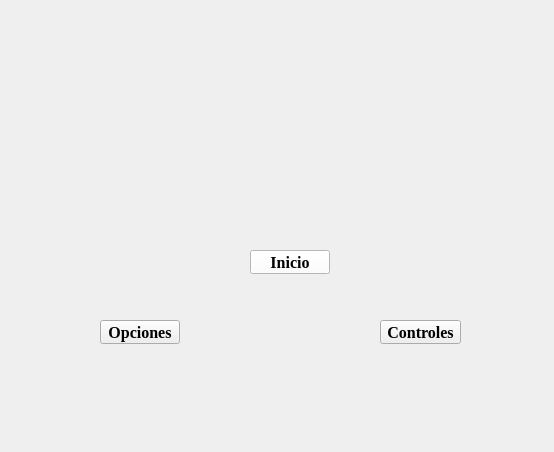
<?xml version="1.0" encoding="UTF-8"?>
<ui version="4.0">
 <class>Form</class>
 <widget class="QWidget" name="Form">
  <property name="geometry">
   <rect>
    <x>0</x>
    <y>0</y>
    <width>554</width>
    <height>452</height>
   </rect>
  </property>
  <property name="windowTitle">
   <string>Form</string>
  </property>
  <widget class="QLabel" name="BackgroundLbl">
   <property name="geometry">
    <rect>
     <x>0</x>
     <y>0</y>
     <width>561</width>
     <height>451</height>
    </rect>
   </property>
   <property name="text">
    <string/>
   </property>
   <property name="pixmap">
    <pixmap>resource/image/EscenariosBrightPNG/Battleground1.png</pixmap>
   </property>
   <property name="scaledContents">
    <bool>true</bool>
   </property>
  </widget>
  <widget class="QPushButton" name="MainBtn">
   <property name="geometry">
    <rect>
     <x>250</x>
     <y>250</y>
     <width>80</width>
     <height>24</height>
    </rect>
   </property>
   <property name="palette">
    <palette>
     <active>
      <colorrole role="WindowText">
       <brush brushstyle="SolidPattern">
        <color alpha="255">
         <red>0</red>
         <green>0</green>
         <blue>0</blue>
        </color>
       </brush>
      </colorrole>
      <colorrole role="Button">
       <brush brushstyle="SolidPattern">
        <color alpha="255">
         <red>255</red>
         <green>255</green>
         <blue>255</blue>
        </color>
       </brush>
      </colorrole>
      <colorrole role="Light">
       <brush brushstyle="SolidPattern">
        <color alpha="255">
         <red>255</red>
         <green>255</green>
         <blue>255</blue>
        </color>
       </brush>
      </colorrole>
      <colorrole role="Midlight">
       <brush brushstyle="SolidPattern">
        <color alpha="255">
         <red>255</red>
         <green>255</green>
         <blue>255</blue>
        </color>
       </brush>
      </colorrole>
      <colorrole role="Dark">
       <brush brushstyle="SolidPattern">
        <color alpha="255">
         <red>127</red>
         <green>127</green>
         <blue>127</blue>
        </color>
       </brush>
      </colorrole>
      <colorrole role="Mid">
       <brush brushstyle="SolidPattern">
        <color alpha="255">
         <red>170</red>
         <green>170</green>
         <blue>170</blue>
        </color>
       </brush>
      </colorrole>
      <colorrole role="Text">
       <brush brushstyle="SolidPattern">
        <color alpha="255">
         <red>0</red>
         <green>0</green>
         <blue>0</blue>
        </color>
       </brush>
      </colorrole>
      <colorrole role="BrightText">
       <brush brushstyle="SolidPattern">
        <color alpha="255">
         <red>255</red>
         <green>255</green>
         <blue>255</blue>
        </color>
       </brush>
      </colorrole>
      <colorrole role="ButtonText">
       <brush brushstyle="SolidPattern">
        <color alpha="255">
         <red>0</red>
         <green>0</green>
         <blue>0</blue>
        </color>
       </brush>
      </colorrole>
      <colorrole role="Base">
       <brush brushstyle="SolidPattern">
        <color alpha="255">
         <red>255</red>
         <green>255</green>
         <blue>255</blue>
        </color>
       </brush>
      </colorrole>
      <colorrole role="Window">
       <brush brushstyle="SolidPattern">
        <color alpha="255">
         <red>255</red>
         <green>255</green>
         <blue>255</blue>
        </color>
       </brush>
      </colorrole>
      <colorrole role="Shadow">
       <brush brushstyle="SolidPattern">
        <color alpha="255">
         <red>0</red>
         <green>0</green>
         <blue>0</blue>
        </color>
       </brush>
      </colorrole>
      <colorrole role="AlternateBase">
       <brush brushstyle="SolidPattern">
        <color alpha="255">
         <red>255</red>
         <green>255</green>
         <blue>255</blue>
        </color>
       </brush>
      </colorrole>
      <colorrole role="ToolTipBase">
       <brush brushstyle="SolidPattern">
        <color alpha="255">
         <red>255</red>
         <green>255</green>
         <blue>220</blue>
        </color>
       </brush>
      </colorrole>
      <colorrole role="ToolTipText">
       <brush brushstyle="SolidPattern">
        <color alpha="255">
         <red>0</red>
         <green>0</green>
         <blue>0</blue>
        </color>
       </brush>
      </colorrole>
      <colorrole role="PlaceholderText">
       <brush brushstyle="SolidPattern">
        <color alpha="127">
         <red>0</red>
         <green>0</green>
         <blue>0</blue>
        </color>
       </brush>
      </colorrole>
      <colorrole role="Accent">
       <brush brushstyle="SolidPattern">
        <color alpha="255">
         <red>255</red>
         <green>255</green>
         <blue>255</blue>
        </color>
       </brush>
      </colorrole>
     </active>
     <inactive>
      <colorrole role="WindowText">
       <brush brushstyle="SolidPattern">
        <color alpha="255">
         <red>0</red>
         <green>0</green>
         <blue>0</blue>
        </color>
       </brush>
      </colorrole>
      <colorrole role="Button">
       <brush brushstyle="SolidPattern">
        <color alpha="255">
         <red>255</red>
         <green>255</green>
         <blue>255</blue>
        </color>
       </brush>
      </colorrole>
      <colorrole role="Light">
       <brush brushstyle="SolidPattern">
        <color alpha="255">
         <red>255</red>
         <green>255</green>
         <blue>255</blue>
        </color>
       </brush>
      </colorrole>
      <colorrole role="Midlight">
       <brush brushstyle="SolidPattern">
        <color alpha="255">
         <red>255</red>
         <green>255</green>
         <blue>255</blue>
        </color>
       </brush>
      </colorrole>
      <colorrole role="Dark">
       <brush brushstyle="SolidPattern">
        <color alpha="255">
         <red>127</red>
         <green>127</green>
         <blue>127</blue>
        </color>
       </brush>
      </colorrole>
      <colorrole role="Mid">
       <brush brushstyle="SolidPattern">
        <color alpha="255">
         <red>170</red>
         <green>170</green>
         <blue>170</blue>
        </color>
       </brush>
      </colorrole>
      <colorrole role="Text">
       <brush brushstyle="SolidPattern">
        <color alpha="255">
         <red>0</red>
         <green>0</green>
         <blue>0</blue>
        </color>
       </brush>
      </colorrole>
      <colorrole role="BrightText">
       <brush brushstyle="SolidPattern">
        <color alpha="255">
         <red>255</red>
         <green>255</green>
         <blue>255</blue>
        </color>
       </brush>
      </colorrole>
      <colorrole role="ButtonText">
       <brush brushstyle="SolidPattern">
        <color alpha="255">
         <red>0</red>
         <green>0</green>
         <blue>0</blue>
        </color>
       </brush>
      </colorrole>
      <colorrole role="Base">
       <brush brushstyle="SolidPattern">
        <color alpha="255">
         <red>255</red>
         <green>255</green>
         <blue>255</blue>
        </color>
       </brush>
      </colorrole>
      <colorrole role="Window">
       <brush brushstyle="SolidPattern">
        <color alpha="255">
         <red>255</red>
         <green>255</green>
         <blue>255</blue>
        </color>
       </brush>
      </colorrole>
      <colorrole role="Shadow">
       <brush brushstyle="SolidPattern">
        <color alpha="255">
         <red>0</red>
         <green>0</green>
         <blue>0</blue>
        </color>
       </brush>
      </colorrole>
      <colorrole role="AlternateBase">
       <brush brushstyle="SolidPattern">
        <color alpha="255">
         <red>255</red>
         <green>255</green>
         <blue>255</blue>
        </color>
       </brush>
      </colorrole>
      <colorrole role="ToolTipBase">
       <brush brushstyle="SolidPattern">
        <color alpha="255">
         <red>255</red>
         <green>255</green>
         <blue>220</blue>
        </color>
       </brush>
      </colorrole>
      <colorrole role="ToolTipText">
       <brush brushstyle="SolidPattern">
        <color alpha="255">
         <red>0</red>
         <green>0</green>
         <blue>0</blue>
        </color>
       </brush>
      </colorrole>
      <colorrole role="PlaceholderText">
       <brush brushstyle="SolidPattern">
        <color alpha="127">
         <red>0</red>
         <green>0</green>
         <blue>0</blue>
        </color>
       </brush>
      </colorrole>
      <colorrole role="Accent">
       <brush brushstyle="SolidPattern">
        <color alpha="255">
         <red>255</red>
         <green>255</green>
         <blue>255</blue>
        </color>
       </brush>
      </colorrole>
     </inactive>
     <disabled>
      <colorrole role="WindowText">
       <brush brushstyle="SolidPattern">
        <color alpha="255">
         <red>127</red>
         <green>127</green>
         <blue>127</blue>
        </color>
       </brush>
      </colorrole>
      <colorrole role="Button">
       <brush brushstyle="SolidPattern">
        <color alpha="255">
         <red>255</red>
         <green>255</green>
         <blue>255</blue>
        </color>
       </brush>
      </colorrole>
      <colorrole role="Light">
       <brush brushstyle="SolidPattern">
        <color alpha="255">
         <red>255</red>
         <green>255</green>
         <blue>255</blue>
        </color>
       </brush>
      </colorrole>
      <colorrole role="Midlight">
       <brush brushstyle="SolidPattern">
        <color alpha="255">
         <red>255</red>
         <green>255</green>
         <blue>255</blue>
        </color>
       </brush>
      </colorrole>
      <colorrole role="Dark">
       <brush brushstyle="SolidPattern">
        <color alpha="255">
         <red>127</red>
         <green>127</green>
         <blue>127</blue>
        </color>
       </brush>
      </colorrole>
      <colorrole role="Mid">
       <brush brushstyle="SolidPattern">
        <color alpha="255">
         <red>170</red>
         <green>170</green>
         <blue>170</blue>
        </color>
       </brush>
      </colorrole>
      <colorrole role="Text">
       <brush brushstyle="SolidPattern">
        <color alpha="255">
         <red>127</red>
         <green>127</green>
         <blue>127</blue>
        </color>
       </brush>
      </colorrole>
      <colorrole role="BrightText">
       <brush brushstyle="SolidPattern">
        <color alpha="255">
         <red>255</red>
         <green>255</green>
         <blue>255</blue>
        </color>
       </brush>
      </colorrole>
      <colorrole role="ButtonText">
       <brush brushstyle="SolidPattern">
        <color alpha="255">
         <red>127</red>
         <green>127</green>
         <blue>127</blue>
        </color>
       </brush>
      </colorrole>
      <colorrole role="Base">
       <brush brushstyle="SolidPattern">
        <color alpha="255">
         <red>255</red>
         <green>255</green>
         <blue>255</blue>
        </color>
       </brush>
      </colorrole>
      <colorrole role="Window">
       <brush brushstyle="SolidPattern">
        <color alpha="255">
         <red>255</red>
         <green>255</green>
         <blue>255</blue>
        </color>
       </brush>
      </colorrole>
      <colorrole role="Shadow">
       <brush brushstyle="SolidPattern">
        <color alpha="255">
         <red>0</red>
         <green>0</green>
         <blue>0</blue>
        </color>
       </brush>
      </colorrole>
      <colorrole role="AlternateBase">
       <brush brushstyle="SolidPattern">
        <color alpha="255">
         <red>255</red>
         <green>255</green>
         <blue>255</blue>
        </color>
       </brush>
      </colorrole>
      <colorrole role="ToolTipBase">
       <brush brushstyle="SolidPattern">
        <color alpha="255">
         <red>255</red>
         <green>255</green>
         <blue>220</blue>
        </color>
       </brush>
      </colorrole>
      <colorrole role="ToolTipText">
       <brush brushstyle="SolidPattern">
        <color alpha="255">
         <red>0</red>
         <green>0</green>
         <blue>0</blue>
        </color>
       </brush>
      </colorrole>
      <colorrole role="PlaceholderText">
       <brush brushstyle="SolidPattern">
        <color alpha="127">
         <red>127</red>
         <green>127</green>
         <blue>127</blue>
        </color>
       </brush>
      </colorrole>
      <colorrole role="Accent">
       <brush brushstyle="SolidPattern">
        <color alpha="255">
         <red>255</red>
         <green>255</green>
         <blue>255</blue>
        </color>
       </brush>
      </colorrole>
     </disabled>
    </palette>
   </property>
   <property name="font">
    <font>
     <family>Times New Roman</family>
     <pointsize>12</pointsize>
     <italic>false</italic>
     <bold>true</bold>
    </font>
   </property>
   <property name="text">
    <string>Inicio</string>
   </property>
  </widget>
  <widget class="QPushButton" name="OptionsBtn">
   <property name="geometry">
    <rect>
     <x>100</x>
     <y>320</y>
     <width>80</width>
     <height>24</height>
    </rect>
   </property>
   <property name="font">
    <font>
     <family>Times New Roman</family>
     <pointsize>12</pointsize>
     <bold>true</bold>
    </font>
   </property>
   <property name="text">
    <string>Opciones</string>
   </property>
  </widget>
  <widget class="QPushButton" name="ControlsBtn">
   <property name="geometry">
    <rect>
     <x>380</x>
     <y>320</y>
     <width>81</width>
     <height>24</height>
    </rect>
   </property>
   <property name="font">
    <font>
     <family>Times New Roman</family>
     <pointsize>12</pointsize>
     <bold>true</bold>
    </font>
   </property>
   <property name="text">
    <string>Controles</string>
   </property>
  </widget>
 </widget>
 <resources/>
 <connections/>
</ui>
